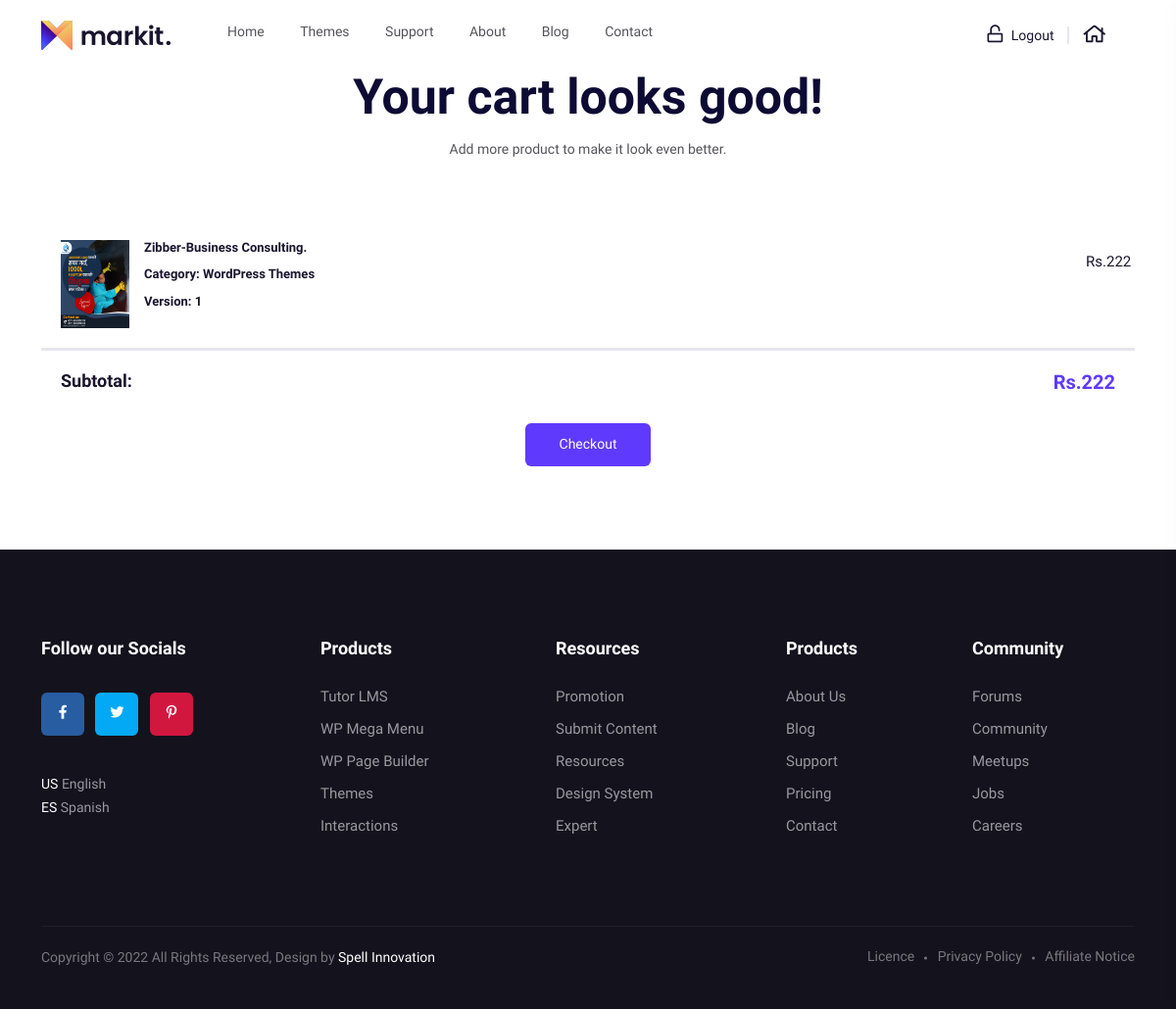
The app's page /cart/ (signed in) with its own data.
### features/models.py (models this page shows, shortened)
class Cart(models.Model):
    user = models.ForeignKey(User, on_delete=models.CASCADE)
    template = models.ForeignKey(Template, on_delete=models.CASCADE)

### adminpanel/models.py (models this page shows)
class Template(models.Model):
    category = models.ForeignKey(Category, on_delete=models.CASCADE)
    sub_category = models.ForeignKey(
        SubCategory, on_delete=models.CASCADE, null=True, blank=True
    )
    child_category = models.ForeignKey(
        ChildCategory, on_delete=models.CASCADE, null=True, blank=True
    )
    template_name = models.CharField(max_length=1000)
    template_details = models.TextField()
    template_features = models.TextField()
    template_layout = models.TextField()
    template_price = models.IntegerField()
    TAX_CHOICES = (("yes", "yes"), ("no", "no"))
    is_taxable = models.CharField(max_length=20, choices=TAX_CHOICES, default="yes")
    version = models.CharField(max_length=100)
    framework = models.CharField(max_length=1000)
    template_image = models.ImageField(
        null=True, blank=True, upload_to="template_images/"
    )
    template_url = models.URLField(null=True, blank=True)
    template_file = models.FileField(null=True, blank=True, upload_to="template_files/")
    is_featured = models.BooleanField(null=True, default=0)
    created = models.DateTimeField(auto_now_add=True, null=True)
    def __str__(self):
        return self.template_name

class Category(models.Model):
    category = models.CharField(max_length=100, unique=True)
    category_image = models.ImageField(null=True, upload_to="category_images/")
    order = models.IntegerField(null=True)
    STATUS_CHOICES = (("active", "active"), ("inactive", "inactive"))
    status = models.CharField(max_length=100, choices=STATUS_CHOICES, default="active")
    created = models.DateTimeField(auto_now_add=True, null=True)
    def __str__(self):
        return self.category

### features/views.py (the view)
# urls.py: path("cart/", views.cart, name="cart"),
@login_required
def cart(request):
    carts = Cart.objects.filter(user=request.user)
    total = 0
    for cart in carts:
        template = Template.objects.get(template_name=cart.template)
        total += template.template_price
    fet_temp = Template.objects.filter(is_featured=1)
    context = {"carts": carts, "total": total, "fet_temp": fet_temp}
    return render(request, "cart.html", context)

### templates/cart.html (shortened to what this page needs)
{% include 'header.html' %} {{carts.template.template_name}}
<div class="container">
  {% if carts %}
  <div class="row">
    <div class="col-xxl-6 offset-xxl-3 col-xl-6 offset-xl-3">
      <div class="page__title-wrapper text-center mb-60">
        <h2 class="page__title-2">Your cart looks good!</h2>
        <p>Add more product to make it look even better.</p>
      </div>
    </div>
  </div>
  <div class="row">
    <div class="cartmini__widget">
      <div class="cartmini__inner">
        <ul>
          {% for carts in carts %}
          <li>
            <div class="cartmini__thumb">
              <a href="{% url 'theme_details' id=carts.template.id %}">
                <img src="{{carts.template.template_image.url}}" alt="" />
              </a>
            </div>
            <div class="cartmini__content">
              <h5>{{carts.template}}</h5>
              <h5>Category: {{carts.template.category}}</h5>
              <h5>Version: {{carts.template.version}}</h5>
            </div>
            <a
              href="{% url 'remove_from_cart' id=carts.template.id %}"
              class="cartmini__del"
              ><i class="fal fa-times"></i
            ></a>
            <p
              class="cartmini__del mt-20"
              style="font-size: 15px; margin-right: 15px"
            >
              Rs.{{carts.template.template_price}}
            </p>
          </li>
          {% endfor %}
        </ul>
      </div>
      <div class="cartmini__checkout">
        <div class="cartmini__checkout-title mb-30">
          <h4>Subtotal:</h4>
          <span>Rs.{{total}}</span>
        </div>
        <div class="col-xxl-12">
          <div class="category__more mt-30 text-center">
            <a href="{% url 'checkout' %}" class="m-btn m-btn-2">  Checkout</a>
          </div>
        </div>
      </div>
    </div>
  </div>
  {% endif %}
</div>
{% include 'footer.html' %}

### staticfiles/assets/css/default.css (style rules this page uses)
.mt-20 { margin-top:20px }
.mt-30 { margin-top:30px }
.mb-30 { margin-bottom:30px }
.mb-60 { margin-bottom:60px }

### records on screen
Cart: template.template_image (picture), template "Zibber-Business Consulting.", template.category "WordPress Themes", template.version "1", template.template_price "222"

### other values on screen
{{ total }} "222"
